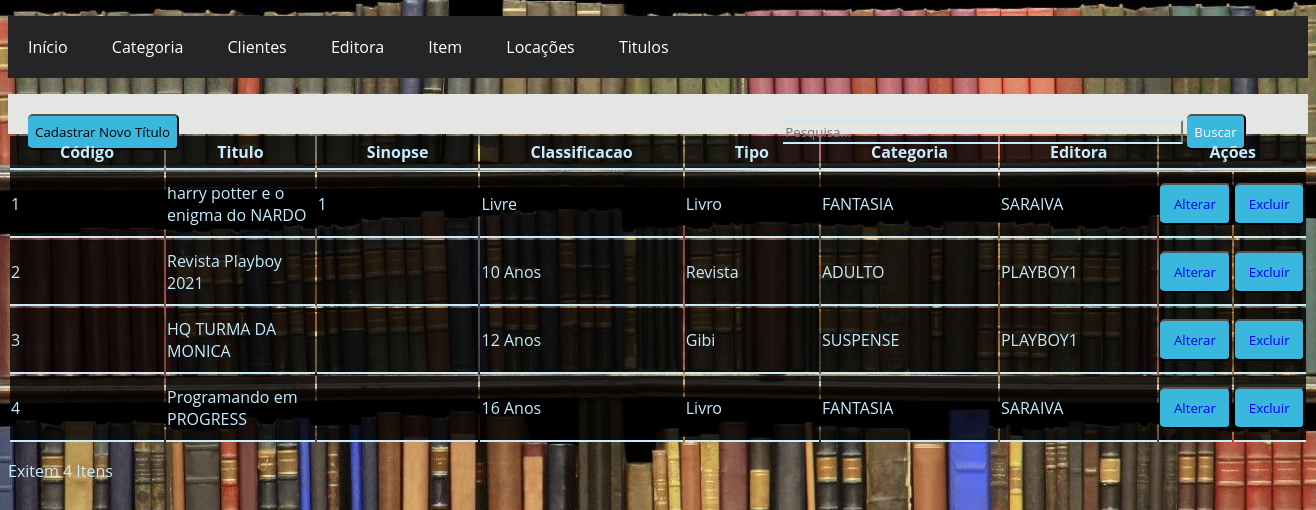
Screenshot of /Titulos/Listar/listar_Titulos.php with the database file from the repository.
### tables this page shows
CREATE TABLE `titulos` (
  `id_titulo` int(11) NOT NULL,
  `titulo` varchar(150) NOT NULL,
  `sinopse` varchar(150) NOT NULL,
  `classificacao` char(10) DEFAULT NULL,
  `tipo` char(20) DEFAULT NULL,
  `categoria_id` int(11) NOT NULL,
  `editora_id` int(11) NOT NULL
);

CREATE TABLE `categoria` (
  `id_categoria` int(11) NOT NULL,
  `descricao` varchar(150) NOT NULL,
  `classificacao_indicativa` int(11) NOT NULL
);

CREATE TABLE `editora` (
  `id_editora` int(11) NOT NULL,
  `razao_social` varchar(150) NOT NULL,
  `telefone` char(12) NOT NULL,
  `endereco` varchar(150) NOT NULL,
  `numero_endereco` int(11) NOT NULL,
  `complemento` varchar(150) NOT NULL,
  `cep` char(8) NOT NULL,
  `email` varchar(150) NOT NULL
);

### Titulos/Listar/listar_Titulos.php (the view, shortened to what this page needs)
<?php
include('../../conexao.php');
?>
<!DOCTYPE html>
<html lang="pt-br">
<head>
	<link rel="stylesheet" type="text/css" href="../../Styles/site.css">
	<link rel="stylesheet" type="text/css" href="../../Styles/Listar.css">
</head>
<body>
	<nav id="menu-h">
		<?php
		include('../../menu.php');
		?>
	</nav>
	<div id="filtro" class="filtro">
		<button class="btn1" type="button">
			<a href="../Cadastrar/cadastrar_Titulo.php">Cadastrar Novo Título</a>
		</button>
		<input class="pesquisar" type="search" class="busca" placeholder="Pesquisa...">
		<button class="btn1" type="button">Buscar</button>
	</div>
	<div id="lista">
		<table>
			<thead class="header_list">
				<tr>
					<th>Código</th>
					<th>Titulo</th>
					<th>Sinopse</th>
					<th>Classificacao</th>
					<th>Tipo</th>
					<th>Categoria</th>
					<th>Editora</th>
					<th colspan="2">Ações</th>
				</tr>
			</thead>
			<tbody class="body_list">
				<?php
				$sql = "SELECT T.id_titulo AS Id,
									T.titulo,
									T.sinopse,
									T.classificacao,
									T.tipo,
									C.descricao as catergoria,
									E.razao_social as editora
								FROM TITULOS T
								JOIN CATEGORIA C ON (C.ID_CATEGORIA = T.CATEGORIA_ID)
								JOIN EDITORA E ON (E.ID_EDITORA = T.EDITORA_ID) order by T.id_titulo";
				$query = mysqli_query($conexao, $sql);
				if (!$query) {
				?>
					<tr>
						<td colspan="3"><?php echo 'MySQL Erro: ' . mysqli_error($conexao); ?></td>
					</tr>
					<?php
				} else {
					while ($item = mysqli_fetch_array($query, MYSQLI_ASSOC)) {
					?>
						<tr>
							<td class="campos"><?php echo $item['Id']; ?></td>
							<td class="texto"><?php echo $item['titulo']; ?></td>
							<td class="texto"><?php echo $item['sinopse']; ?></td>
							<td class="campos"><?php switch ($item['classificacao']) {
													case 1:; ?> Livre
									<?php
														break;
													case 2:; ?> 10 Anos
									<?php
														break;
													case 3:; ?> 12 Anos
									<?php
														break;
													case 4:; ?> 16 Anos
									<?php
														break;
													case 5:; ?> 18 Anos
								<?php } ?>
							</td>
							<td class="campos"><?php echo $item['tipo']; ?></td>
							<td class="campos"><?php echo $item['catergoria']; ?></td>
							<td class="campos"><?php echo $item['editora']; ?></td>
							<td>
								<button class="btn" type="button">
									<a href="../Alterar/alterar_Titulos.php?Id=<?php echo $item['Id']; ?>">Alterar</a>
								</button>
							</td>
							<td>
								<button class="btn" type="button">
									<a href="../Excluir/excluir_Titulo.php?Id=<?php echo $item['Id']; ?>">Excluir</a>
								</button>
							</td>
						</tr>
				<?php
					}
				}
				?>
			</tbody>
		</table>
		<p>
			Exitem <?php echo mysqli_num_rows($query); ?> Itens
		</p>
	</div>
</body>
</html>

### Styles/site.css (style rules this page uses)
body { background: url(../Images/Biblioteca.jpg) no-repeat top center; background-size: cover; height: 100vh; }

### Styles/Listar.css (style rules this page uses)
* { font-family: 'Open Sans', sans-serif; }
#menu-h { background-color: rgb(37, 37, 39); }
#filtro { height: 30px; background: rgba(0, 0, 0, 0.8); margin-top: 5px; padding: 20px; }
a { text-decoration: none; }
#filtro a { display: inline-block; text-decoration: none; color: black; }
.pesquisar { margin-left: 600px; width: 400px; background: transparent; border-left: 0; border-top: 2px solid #c5ecfd; border-bottom: 2px solid #c5ecfd; color: #c5ecfd; }
.header_list { background: rgba(0, 0, 0, 0.8); }
.header_list tr th { padding-top: 5px; padding-bottom: 5px; padding-left: 50px; color: #c5ecfd; border-bottom: 2px solid #c5ecfd; padding-right: 50px; }
.body_list { background: rgba(0, 0, 0, 0.8); }
.body_list tr td { padding-top: 10px; padding-bottom: 10px; border-bottom: 2px solid #c5ecfd; color: #c5ecfd; }
.btn { border-left: 0; width: 100%; background: #39b7dd; text-align: center; padding: 10px; border-radius: 5px; color: #fff; cursor: pointer; text-transform: capitalize; }
.btn1 { border-left: 0; background: #39b7dd; text-align: center; padding: 7px; border-radius: 5px; color: #fff; cursor: pointer; text-transform: capitalize; }
p { color: #c5ecfd; }

### Styles/menu.css (style rules this page uses)
* { box-sizing: border-box; font-family: 'Open Sans', sans-serif; }
#menu-h { background-color: rgb(37, 37, 39); }
#filtro { height:30px; background-color: #e3e6e3; margin-top:5px; padding:20px; }

### rows the page displays
titulos: id_titulo "1", titulo "harry potter e o enigma do NARDO", sinopse "1", classificacao "Livre", tipo "Livro", categoria.descricao "FANTASIA", editora.razao_social "SARAIVA"
titulos: id_titulo "2", titulo "Revista Playboy 2021", classificacao "10 Anos", tipo "Revista", categoria.descricao "ADULTO", editora.razao_social "PLAYBOY1"
titulos: id_titulo "3", titulo "HQ TURMA DA MONICA", classificacao "12 Anos", tipo "Gibi", categoria.descricao "SUSPENSE", editora.razao_social "PLAYBOY1"
titulos: id_titulo "4", titulo "Programando em PROGRESS", classificacao "16 Anos", tipo "Livro", categoria.descricao "FANTASIA", editora.razao_social "SARAIVA"

### other values shown
mysqli_num_rows($query) "4"
